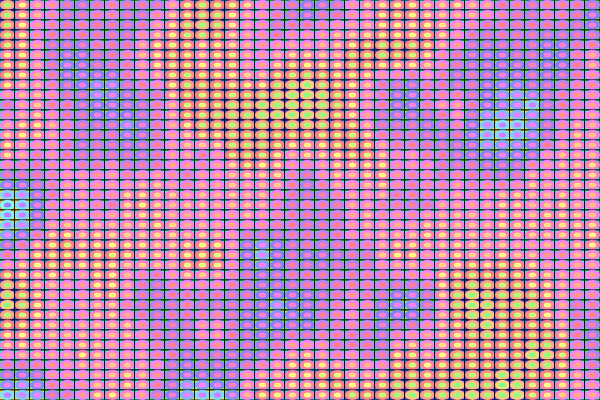
Frame 1 (no input)
Frame 60 (no input): identical to frame 1, image omitted
Frame 120 (the mouse pressed at the canvas centre since frame 60): identical to frame 1, image omitted

The p5.js sketch that drew this single still picture (run headless with seeded random() and noise() and a simulated clock; from frame 60 on, the mouse is pressed at the canvas centre):

// p5.js sketch
// ── sketch.js
let numCellsWidth = 40;
let numCellsHeight = 40;
let cellWidth;
let cellHeight;

function setup() {
  createCanvas(600, 400);
  colorMode(HSB);


  cellWidth = width / numCellsWidth;
  cellHeight = height / numCellsHeight;
}

function draw() {
  background(0, 0, 100);
  drawGrid()
}

function drawGrid() {
  for (let xIndex = 0; xIndex < numCellsWidth; xIndex++) {
    for (let yIndex = 0; yIndex < numCellsHeight; yIndex++) {
      let x = cellWidth * xIndex;
      let y = cellHeight * yIndex;

      push();

      translate(x, y);

      let hue = map(noise(x*0.01, y*0.01), 0, 1, 0, 360);
      fill(hue, 70, 100);
      rect(0, 0, cellWidth, cellHeight);
      let colorOffset = 40;

      hue = (hue + 180 - colorOffset) % 360;
      fill(hue, 50, 100);
      noStroke();
      ellipse(cellWidth/2, cellHeight/2, cellWidth, cellHeight);

      hue = (hue + colorOffset * 2) % 360;
      fill(hue, 50, 100);
      ellipse(cellWidth/2, cellHeight/2, cellWidth/2, cellHeight/2);

      pop();
    }
  }
}
